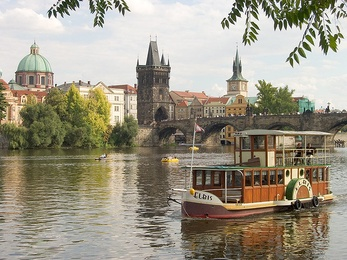
%> input picture img/input/inputSeamCarvingPrague.jpg, 347 x 260 px, shrunk from 640 x 480 before the run
$ octave seam_carving_decrease_width.m   (GNU Octave 9; MATLAB toolbox functions it lacks are replaced by stand-ins)
%> lines starting %> are read from the running program, lines starting %| are printed output that depends on the picture
### src/energy_img.m
% Input:
%   im - rgb image, M*N*3 matrix
function energyImg = energy_img(im)

im = double(rgb2gray(im));
[m, n] = size(im);
Gx = zeros(m, n);
Gy = zeros(m, n);

for i = 1:m
    for j = 1:n
        if i < m
            Gx(i, j) = im(i + 1, j) - im(i, j);
        end
        if j < n
            Gy(i, j) = im(i, j + 1) - im(i, j);
        end
    end
end

energyImg = sqrt(Gx .* Gx + Gy.* Gy);

### src/decrease_width.m
function [reducedColorImg, reducedEnergyImg] = decrease_width(im, energyImg)

[m, n, ~] = size(im);
cumulativeEnergyMap = cumulative_min_energy_map(energyImg, 'VERTICAL');
verticalSeam = find_vertical_seam(cumulativeEnergyMap);
reducedColorImg = zeros(m, n - 1, 3, 'uint8');
for i = 1:m
    rmIdx = verticalSeam(i);
    for k = 1:3
        row = im(i, :, k);
        reducedRow = [row(1:rmIdx - 1), row(rmIdx + 1:n)];
        reducedColorImg(i, :, k) = reducedRow;
    end
end
reducedEnergyImg = energy_img(reducedColorImg);

### src/cumulative_min_energy_map.m
function M = cumulative_min_energy_map(energyImg, seamDirection)

[m, n] = size(energyImg);
M = zeros(m, n);

if strcmp(seamDirection, 'VERTICAL')
    M(1, :) = energyImg(1, :);
    for x = 2:m
        for y = 1:n
            if y == 1
                M(x, y) = energyImg(x, y) + min([M(x - 1, y), M(x - 1, y + 1)]);
            elseif y == n
                M(x, y) = energyImg(x, y) + min([M(x - 1, y - 1), M(x - 1, y)]);
            else
                M(x, y) = energyImg(x, y) + min([M(x - 1, y - 1), M(x - 1, y), M(x - 1, y + 1)]);
            end
        end
    end
elseif strcmp(seamDirection, 'HORIZONTAL')
    M(:, 1) = energyImg(:, 1);
    for y = 2:n
        for x = 1:m
            if x == 1
                M(x, y) = energyImg(x, y) + min([M(x, y - 1), M(x + 1, y - 1)]);
            elseif x == m
                M(x, y) = energyImg(x, y) + min([M(x - 1, y - 1), M(x, y - 1)]);
            else
                M(x, y) = energyImg(x, y) + min([M(x - 1, y - 1), M(x, y - 1), M(x + 1, y - 1)]);
            end
        end
    end
else
    disp("SeamDirection error.")
    exit()
end

### src/find_vertical_seam.m
function verticalSeam = find_vertical_seam(cumulativeEnergyMap)

[m, n] = size(cumulativeEnergyMap);
verticalSeam = zeros(m, 1);

[~, idx] = min(cumulativeEnergyMap(m, :));
verticalSeam(m) = idx;
for i = m:-1:2
    j = verticalSeam(i);
    left = inf;
    right = inf;

    if j > 1
        left = cumulativeEnergyMap(i - 1, j - 1);
    end
    if j < n
        right = cumulativeEnergyMap(i - 1, j + 1);
    end
    middle = cumulativeEnergyMap(i - 1, j);
    [~, idx] = min([left, middle, right]);
    verticalSeam(i - 1) = j + (idx - 2);
end

### src/seam_carving_decrease_width.m
% example script of seam carving, decreasing width
% it decreases the width by pexels of 100

clear;

im1 = imread('../img/input/inputSeamCarvingPrague.jpg');
%> im1 is the input picture: size 260x347x3 uint8; mean R, G, B 156.5, 149.6, 132.7
im2 = imread('../img/input/inputSeamCarvingMall.jpg');
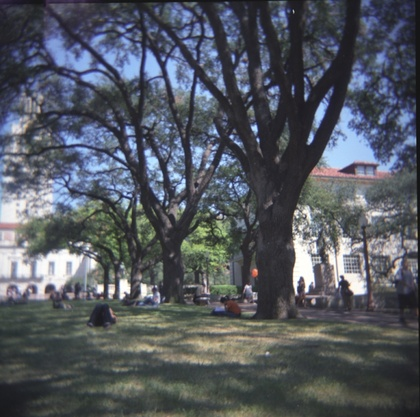
%> input picture img/input/inputSeamCarvingMall.jpg, 420 x 417 px, shrunk from 775 x 769 before the run
%> im2 is the input picture: size 417x420x3 uint8; mean R, G, B 83.8, 88.4, 96.4
energyImg1 = energy_img(im1);
%> after the loop in energy_img, `for i = 1:m`:
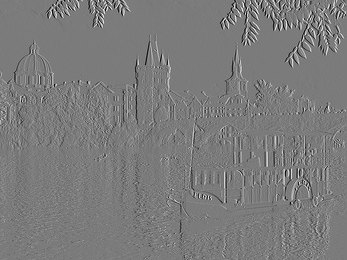
%> Gy: size 260x347 double; min -187, max 199, mean 0.1; drawn with min black and max white
energyImg2 = energy_img(im2);
%> after the loop in energy_img (call 2), `for i = 1:m`:
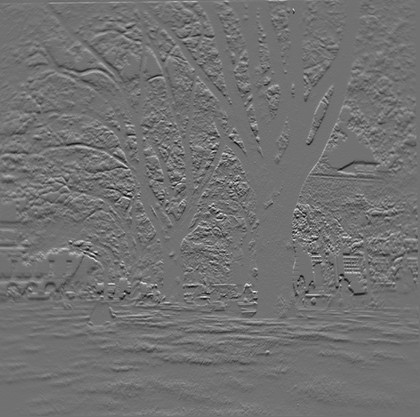
%> Gx: size 417x420 double; min -100, max 124, mean 0.1; drawn with min black and max white
%> after the loop in energy_img (call 2), `for i = 1:m`:
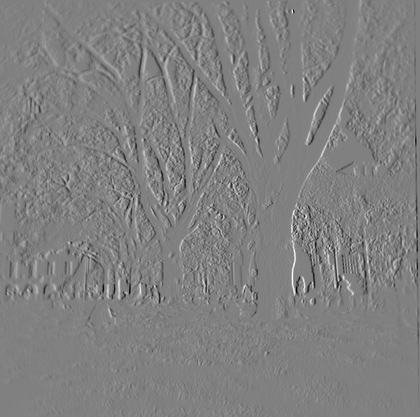
%> Gy: size 417x420 double; min -135, max 132, mean -0.2; drawn with min black and max white
for i = 1:100
    [im1, energyImg1] = decrease_width(im1, energyImg1);
%> (the run ends here)
